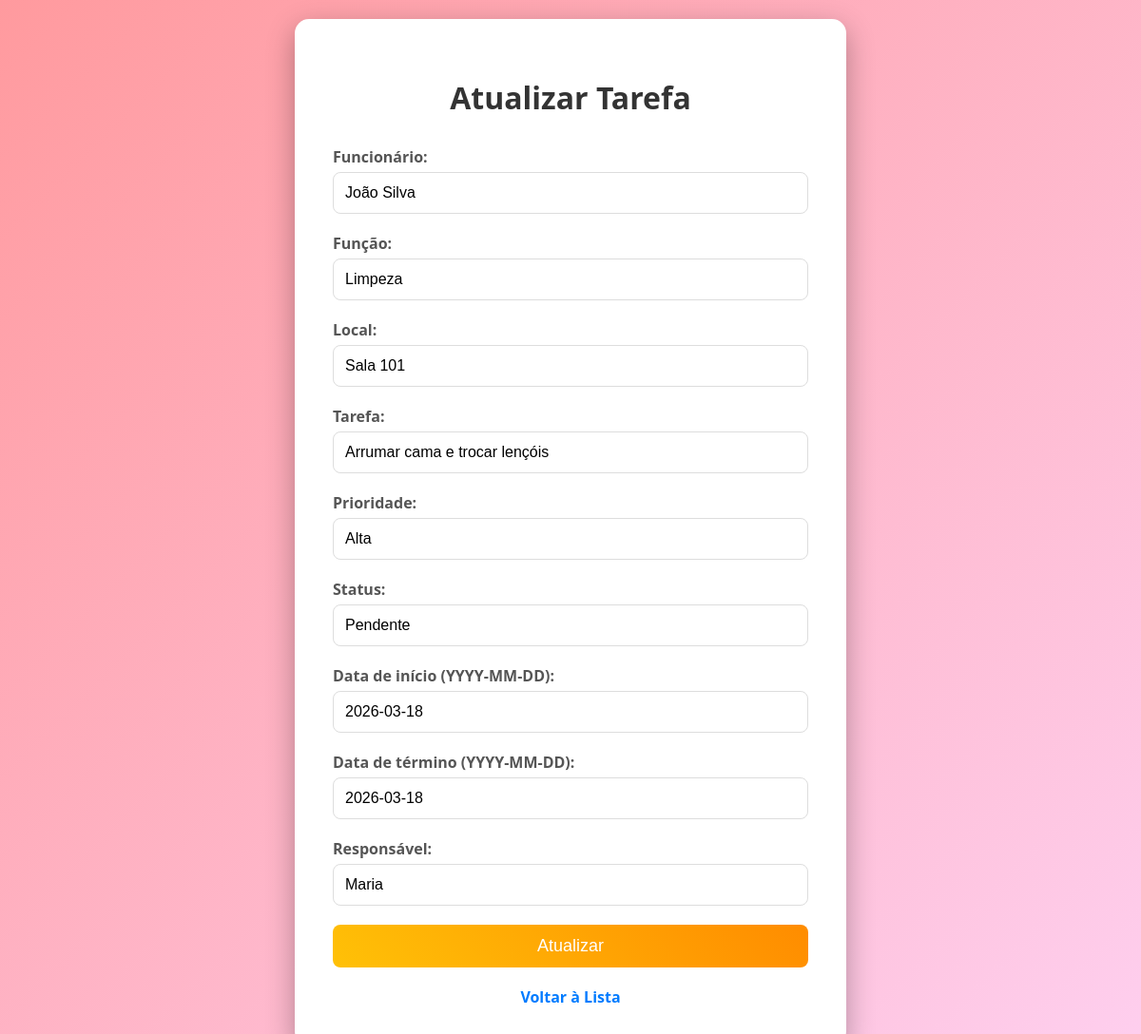
Screenshot of /update/1 with the database file from the repository.
### tables this page shows
CREATE TABLE tasks (
            id INTEGER PRIMARY KEY AUTOINCREMENT,
            employee TEXT NOT NULL,
            function TEXT NOT NULL,
            location TEXT NOT NULL,
            task TEXT NOT NULL,
            priority TEXT NOT NULL,
            status TEXT NOT NULL,
            start_date TEXT,
            end_date TEXT,
            responsible TEXT NOT NULL,
            created_date TEXT DEFAULT CURRENT_TIMESTAMP
        );

### app.py (the view, shortened to what this page needs)
@app.route('/update/<int:id>', methods=['GET', 'POST'])
def update(id):
    task = crud.get_all_tasks()
    task = next((t for t in task if t[0] == id), None)
    return render_template('update.html', task=task)

### crud.py (called while the page is built)
def get_all_tasks():
    conn = sqlite3.connect('tasks.db')
    cursor = conn.cursor()
    cursor.execute('SELECT * FROM tasks')
    tasks = cursor.fetchall()
    conn.close()
    return tasks

### templates/update.html (shortened to what this page needs)
<!DOCTYPE html>
<html lang="pt-br">
<head>
</head>
<body>
    <div class="container">
        <h1>Atualizar Tarefa</h1>
        <form method="POST">
            <div class="form-group">
                <label>Funcionário:</label>
                <input type="text" name="employee" value="{{ task[1] }}" required>
            </div>
            <div class="form-group">
                <label>Função:</label>
                <input type="text" name="function" value="{{ task[2] }}" required>
            </div>
            <div class="form-group">
                <label>Local:</label>
                <input type="text" name="location" value="{{ task[3] }}" required>
            </div>
            <div class="form-group">
                <label>Tarefa:</label>
                <input type="text" name="task" value="{{ task[4] }}" required>
            </div>
            <div class="form-group">
                <label>Prioridade:</label>
                <input type="text" name="priority" value="{{ task[5] }}" required>
            </div>
            <div class="form-group">
                <label>Status:</label>
                <input type="text" name="status" value="{{ task[6] }}" required>
            </div>
            <div class="form-group">
                <label>Data de início (YYYY-MM-DD):</label>
                <input type="text" name="start_date" value="{{ task[7] }}">
            </div>
            <div class="form-group">
                <label>Data de término (YYYY-MM-DD):</label>
                <input type="text" name="end_date" value="{{ task[8] }}">
            </div>
            <div class="form-group">
                <label>Responsável:</label>
                <input type="text" name="responsible" value="{{ task[9] }}" required>
            </div>
            <button type="submit">Atualizar</button>
        </form>
        <a href="/list" target="_blank" class="back-link">Voltar à Lista</a>
    </div>
</body>
</html>

### templates/update.html (style rules this page uses)
body { font-family: 'Segoe UI', Tahoma, Geneva, Verdana, sans-serif; background: linear-gradient(135deg, #ff9a9e 0%, #fecfef 100%); margin: 0; padding: 20px; display: flex; justify-content: center; align-items: center; min-height: 100vh; }
.container { background: white; border-radius: 15px; box-shadow: 0 10px 30px rgba(0,0,0,0.3); padding: 40px; max-width: 500px; width: 100%; }
h1 { text-align: center; color: #333; margin-bottom: 30px; }
.form-group { margin-bottom: 20px; }
label { display: block; margin-bottom: 5px; font-weight: bold; color: #555; }
input { width: 100%; padding: 12px; border: 1px solid #ddd; border-radius: 8px; font-size: 16px; box-sizing: border-box; }
button { width: 100%; padding: 12px; background: linear-gradient(45deg, #ffc107, #ff8c00); color: white; border: none; border-radius: 8px; font-size: 18px; cursor: pointer; transition: all 0.3s ease; }
.back-link { display: block; text-align: center; margin-top: 20px; text-decoration: none; color: #007bff; font-weight: bold; }

### rows the page displays
tasks: employee "João Silva", function "Limpeza", location "Sala 101", task "Arrumar cama e trocar lençóis", priority "Alta", status "Pendente", start_date "2026-03-18", end_date "2026-03-18", responsible "Maria"
